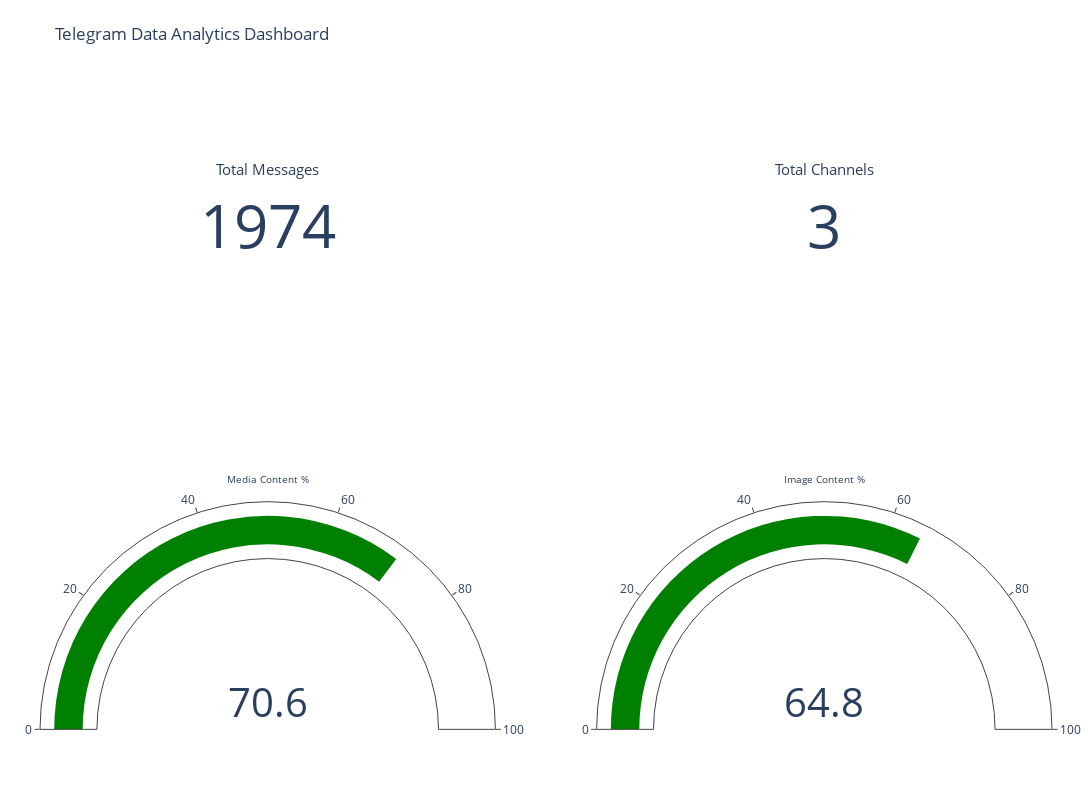

Notebook cell for this chart:
### Markdown cell above
## Key Insights Dashboard

### Code cell
fig = make_subplots(
    rows=2, cols=2,
    specs=[[{"type": "indicator"}, {"type": "indicator"}],
           [{"type": "indicator"}, {"type": "indicator"}]],
    # Remove subplot_titles to avoid overlap
)

# Total messages
fig.add_trace(
    go.Indicator(
        mode="number",
        value=metrics['total_messages'].iloc[0],
        title={"text": "Total Messages"},
        number={'font': {'size': 60}},
        domain={'x': [0, 0.45], 'y': [0.55, 1]}
    ),
    row=1, col=1
)

# Total channels
fig.add_trace(
    go.Indicator(
        mode="number",
        value=metrics['total_channels'].iloc[0],
        title={"text": "Total Channels"},
        number={'font': {'size': 60}},
        domain={'x': [0.55, 1], 'y': [0.55, 1]}
    ),
    row=1, col=2
)

# Media percentage
fig.add_trace(
    go.Indicator(
        mode="gauge+number",
        value=metrics['media_percentage'].iloc[0],
        title={"text": "Media Content %"},
        gauge={'axis': {'range': [0, 100]}},
        number={'font': {'size': 40}},
        domain={'x': [0, 0.45], 'y': [0, 0.45]}
    ),
    row=2, col=1
)

# Image percentage
fig.add_trace(
    go.Indicator(
        mode="gauge+number",
        value=metrics['image_percentage'].iloc[0],
        title={"text": "Image Content %"},
        gauge={'axis': {'range': [0, 100]}},
        number={'font': {'size': 40}},
        domain={'x': [0.55, 1], 'y': [0, 0.45]}
    ),
    row=2, col=2
)

fig.update_layout(
    height=800, width=1200,
    title_text="Telegram Data Analytics Dashboard",
    margin=dict(t=80, b=40, l=40, r=40)
)
fig.show()

### Figure 1 — Plotly figure (JSON) as saved in the notebook; plotly's stock layout.template omitted (floating-point values rounded to 4 significant figures)
{"data": [{"domain": {"x": [0, 0.45], "y": [0.575, 1]}, "mode": "number", "number": {"font": {"size": 60}}, "title": {"text": "Total Messages"}, "type": "indicator", "value": 1974}, {"domain": {"x": [0.55, 1], "y": [0.575, 1]}, "mode": "number", "number": {"font": {"size": 60}}, "title": {"text": "Total Channels"}, "type": "indicator", "value": 3}, {"domain": {"x": [0, 0.45], "y": [0, 0.425]}, "gauge": {"axis": {"range": [0, 100]}}, "mode": "gauge+number", "number": {"font": {"size": 40}}, "title": {"text": "Media Content %"}, "type": "indicator", "value": 70.57}, {"domain": {"x": [0.55, 1], "y": [0, 0.425]}, "gauge": {"axis": {"range": [0, 100]}}, "mode": "gauge+number", "number": {"font": {"size": 40}}, "title": {"text": "Image Content %"}, "type": "indicator", "value": 64.79}], "layout": {"height": 800, "margin": {"b": 40, "l": 40, "r": 40, "t": 80}, "title": {"text": "Telegram Data Analytics Dashboard"}, "width": 1200}}
